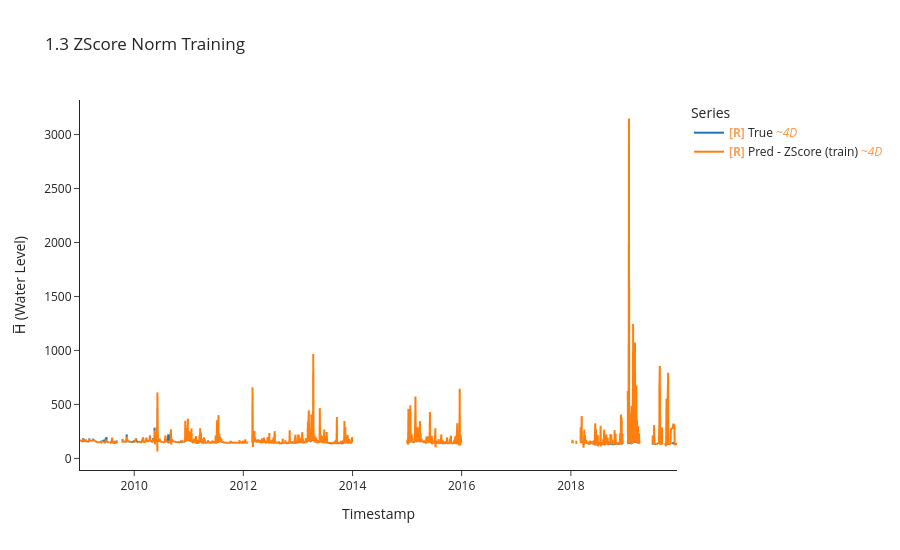

Notebook cell for this chart:
### Markdown cell above
## 1.3: ZScore Normalization + Adam

### Code cell
torch.manual_seed(42)

train_ds_zscore = uf.ZScoreNormTimeSeriesDataset(x_train, y_train, H_BAR_INDEX)
test_ds_zscore  = uf.ZScoreNormTimeSeriesDataset(x_test,  y_test,  H_BAR_INDEX)

model_zs, opt_zs, crit_zs = build_mlp(LOOKBACK * N_FEATURES, HORIZON)

y_tr_zs, y_pr_zs, idx_zs, losses_zs = uf.train_model_online(
    model_zs, opt_zs, crit_zs,
    train_ds_zscore, train_df,
    LOOKBACK, HORIZON, BATCH_SIZE,
)

uf.calculate_metrics_and_plot(
    {"ZScore (train)": (y_tr_zs, y_pr_zs, idx_zs)},
    plot_title="1.3 ZScore Norm Training",
    export_metrics=True, export_html=True,
    export_file_name="results/training/online/p1_zscore",
)

### Figure 1 — Plotly figure (JSON) as saved in the notebook; plotly's stock layout.template omitted (floating-point values rounded to 4 significant figures; data arrays with more than 128 entries replaced by an {"elided": "..."} marker saying what was removed)
{"data": [{"hovertemplate": "Legend=True<br>Timestamp=%{x}<br>H̅ (Water Level)=%{y}<extra></extra>", "legendgroup": "True", "line": {"color": "#1f77b4", "dash": "solid", "width": 2}, "marker": {"symbol": "circle"}, "mode": "lines", "name": "<b style=\"color:sandybrown\">[R]</b> True <i style=\"color:#fc9944\">~4D</i>", "showlegend": true, "type": "scattergl", "uid": "ef7412be-b59a-442f-8f62-492d376dc426", "x": {"elided": "1011 str values"}, "xaxis": "x", "y": {"elided": "1011 float values"}, "yaxis": "y"}, {"hovertemplate": "Legend=Pred - ZScore (train)<br>Timestamp=%{x}<br>H̅ (Water Level)=%{y}<extra></extra>", "legendgroup": "Pred - ZScore (train)", "line": {"color": "#ff7f0e", "dash": "solid", "width": 2}, "marker": {"symbol": "circle"}, "mode": "lines", "name": "<b style=\"color:sandybrown\">[R]</b> Pred - ZScore (train) <i style=\"color:#fc9944\">~4D</i>", "showlegend": true, "type": "scattergl", "uid": "5f5b7ec8-f8ff-42b5-97d8-83851ebcb6f5", "x": {"elided": "1012 str values"}, "xaxis": "x", "y": {"elided": "1012 float values"}, "yaxis": "y"}], "layout": {"height": 550, "legend": {"title": {"text": "Series"}, "tracegroupgap": 0}, "title": {"text": "1.3 ZScore Norm Training"}, "xaxis": {"anchor": "y", "domain": [0, 1], "title": {"text": "Timestamp"}}, "yaxis": {"anchor": "x", "domain": [0, 1], "title": {"text": "H̅ (Water Level)"}}}}
